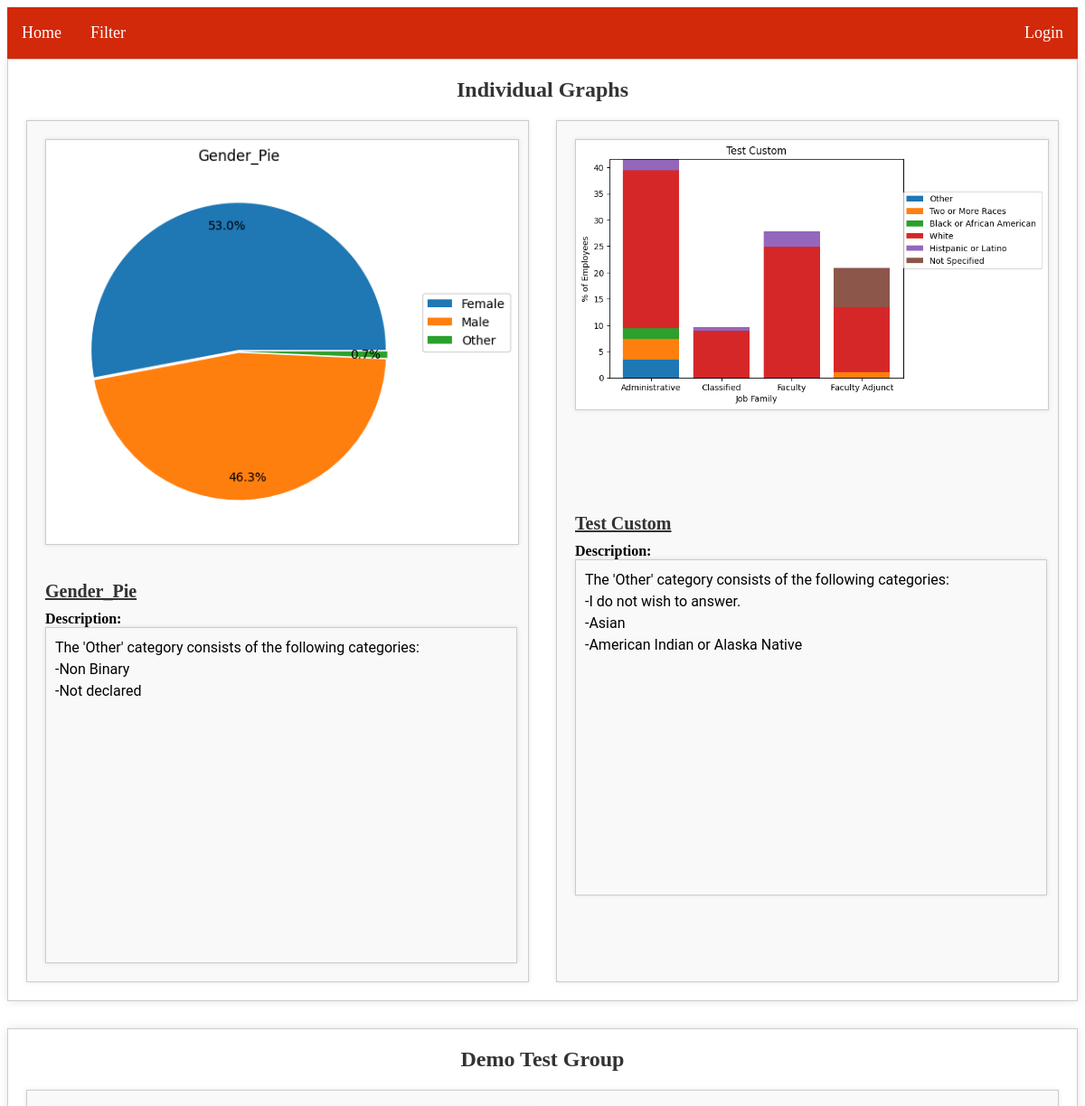
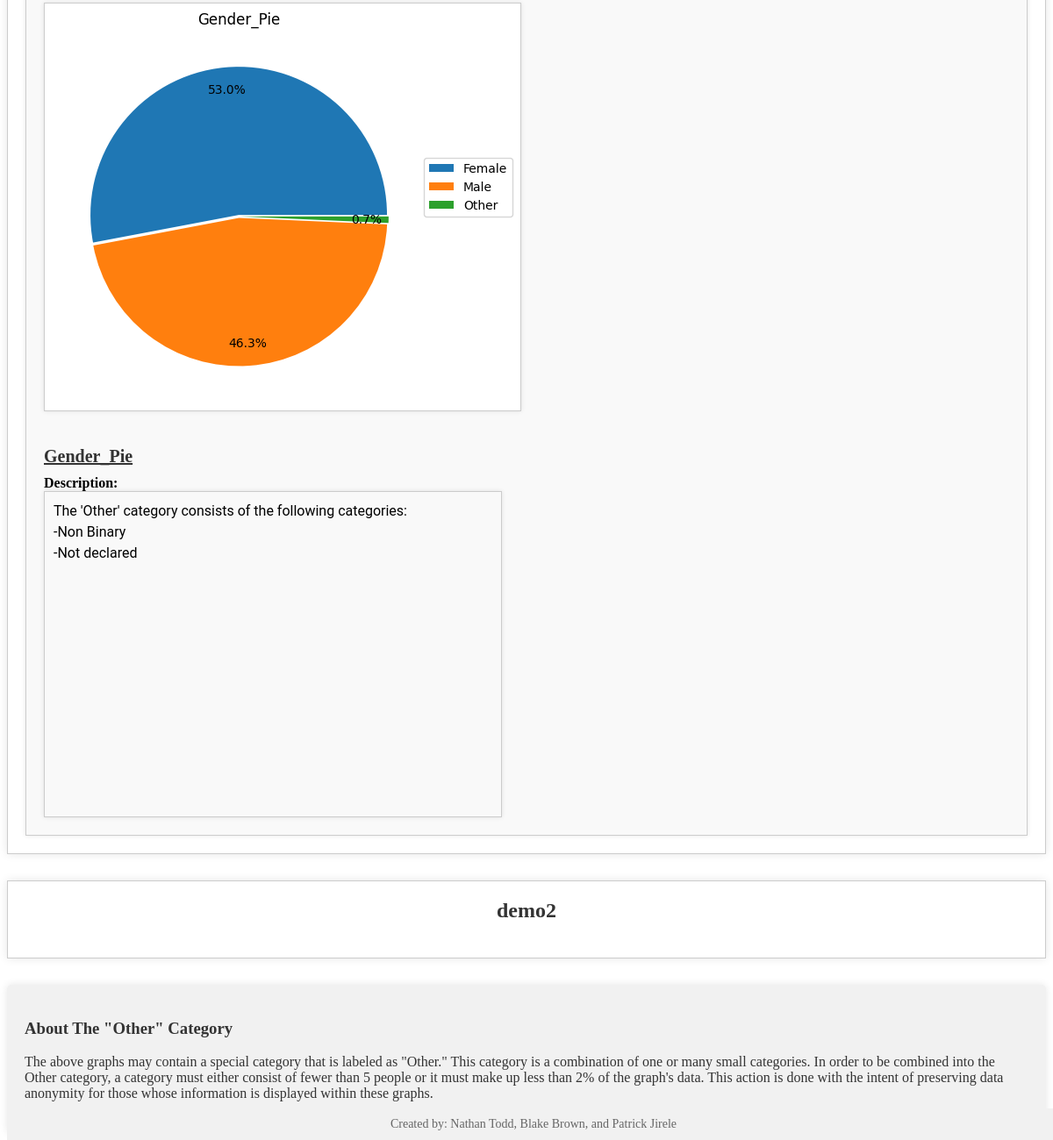
The page / on the database its author committed (2 pictures, top to bottom).
### main.py (models this page shows)
class Graphs(db.Model):
    id = db.Column(db.Integer, primary_key=True)
    path = db.Column(db.String(100), nullable=False)
    title = db.Column(db.String(50), nullable=False)
    description = db.Column(db.String(250), nullable=True)
    type = db.Column(db.String(20))
    useQuantity = db.Column(db.Boolean, default=False)
    currently_displayed = db.Column(db.Boolean, default=False, nullable=False)
    group_id = db.Column(db.Integer, db.ForeignKey('graphgroup.id'), nullable=True)

class GraphGroup(db.Model):
    __tablename__ = 'graphgroup'
    id = db.Column(db.Integer, primary_key=True)
    group_name = db.Column(db.String(100))
    currently_displayed = db.Column(db.Boolean, default=False, nullable=False)
    graphs = db.relationship('Graphs', backref='GraphGroup', lazy='dynamic')

### main.py (the view)
@app.route('/')
def home():
    graphsFromDb = Graphs.query.filter_by(currently_displayed = 1).all()
    graphs_by_group = GraphGroup.query.filter_by(currently_displayed = 1).all()
    return render_template('home.html', graphs=graphsFromDb, graphGroups=graphs_by_group)

### templates/home.html (shortened to what this page needs)
{% extends 'base.html' %}
{% block content %}
<body>
    {% if graphs %}
        <div class="group-container">
            <h2>Individual Graphs</h2>
            <div class="graph-grid">
                {% for graph in graphs %}
                <div class="group-graph-container" data-graph-id="{{ graph.id }}">
                    <img src="{{ graph.path }}" class="thumbnail-img" alt="{{ graph.title }}" onclick="openModal(this)">
                    <div class="content-wrapper">
                        <div class="title-container">{{ graph.title }}</div>
                        {% if graph.description %}
                        <div class="description-container">
                            <b>Description:</b>
                            <div class="description-quote">
                                {{ graph.description|safe }}
                            </div>
                        </div>
                        {% else %}
                            No Description provided
                        {% endif %}
                    </div>
                </div>
                {% endfor %}
            </div>
        </div>
    {% endif %}
    {% if graphGroups %}
        {% for group in graphGroups %}
        <div class="group-container" data-group-id="{{ group.id }}">
            <h2>{{ group.group_name }}</h2>
            <div class="graph-grid">
                {% for graph in group.graphs %}
                <div class="group-graph-container" data-graph-id="{{ graph.id }}">
                    <img src="{{ graph.path }}" class="thumbnail-img" alt="{{ graph.title }}" onclick="openModal(this)">
                    <div class="content-wrapper">
                        <div class="title-container">{{ graph.title }}</div>
                        {% if graph.description %}
                        <div class="description-container">
                            <b>Description:</b>
                            <div class="description-quote">
                                {{ graph.description|safe }}
                            </div>
                        </div>
                        {% else %}
                            No Description provided
                        {% endif %}
                    </div>
                </div>
                {% endfor %}
            </div>
        </div>
        {% endfor %}
    {% endif %}
    <div class="other">
        <h3>About The "Other" Category</h3>
        <p>The above graphs may contain a special category that is labeled as "Other." This category is a combination of one or many small categories. In order to be combined into the Other category, a category must either consist of fewer than 5 people or it must make up less than 2% of the graph's data. This action is done with the intent of preserving data anonymity for those whose information is displayed within these graphs.</p>
    </div>
    <div class="footer">
        Created by: Nathan Todd, Blake Brown, and Patrick Jirele
    </div>
</body>
{% endblock %}

### static/style.css (style rules this page uses)
.footer { position: fixed; bottom: 0; width: 100%; background-color: #f1f1f1; text-align: center; padding: 10px 0; font-size: 12px; }

### templates/home.html (style rules this page uses)
.group-container { border: 1px solid #ccc; padding: 20px; margin-bottom: 30px; text-align: center; box-shadow: 0 0 10px rgba(0, 0, 0, 0.1); }
.group-container h2 { font-size: 24px; margin-top: 0; margin-bottom: 20px; color: #333; }
.graph-grid { display: grid; grid-template-columns: repeat(auto-fit, minmax(500px, 1fr)); grid-gap: 30px; }
.group-graph-container { display: grid; grid-template-columns: 1fr; grid-gap: 20px; align-items: start; background-color: #f9f9f9; padding: 20px; border: 1px solid #ccc; box-shadow: 0 0 5px rgba(0, 0, 0, 0.1); }
.thumbnail-img { max-width: 100%; border: 1px solid #ccc; box-shadow: 0 0 5px rgba(0, 0, 0, 0.1); cursor: pointer; transition: transform 0.3s ease; }
.content-wrapper { flex-grow: 1; text-align: left; margin-top: 20px; }
.title-container { font-weight: bold; font-size: 20px; color: #333; margin-bottom: 10px; text-decoration: underline; }
.description-container { max-width: 100%; word-wrap: break-word; white-space: normal; }
.description-quote { max-width: 100%; padding-bottom: 70%; border: 1px solid; overflow: scroll; max-width: 500px; word-wrap: break-word; white-space: normal; }
.description-quote { width: 550px; height: 350px; border: 1px solid #ccc; overflow: auto; scrollbar-color: gray white; scrollbar-width: thin; word-wrap: break-word; padding: 10px; box-shadow: 0 0 5px rgba(0, 0, 0, 0.1); background-color: #f9f9f9; font-family: 'Roboto', sans-serif; line-height: 1.5; }
.other { background-color: #f1f1f1; color: #333; padding: 20px; border-radius: 5px; box-shadow: 0 0 10px rgba(0, 0, 0, 0.1); }
.footer { text-align: center; margin-top: 30px; color: #666; font-size: 14px; }

### rows shown on the page
Graphs: path (picture), title "Gender_Pie", description "The 'Other' category consists of the following categories: -Non Binary -Not declared"
Graphs: path (picture), title "Test Custom", description "The 'Other' category consists of the following categories: -I do not wish to answer. -Asian -American Indian or Alaska Native"
GraphGroup: group_name "Demo Test Group"
GraphGroup: group_name "demo2"
